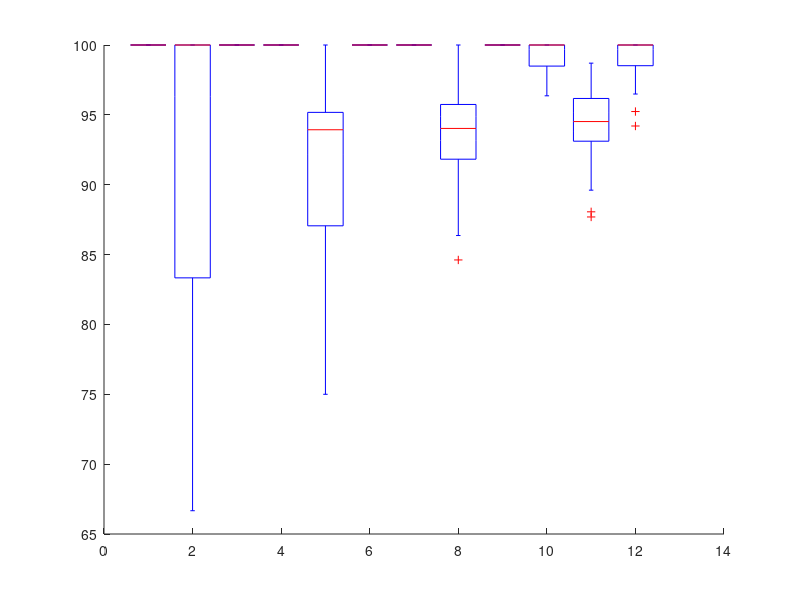

MATLAB code to generate this figure: (Note: this script raises an error after producing the figure.)
% Grouped boxplots of Prec/TPR of results inferred by GIRL1/GSBL
% for ARX dynet models.

% Copyright [2018] <oracleyue>
% Last modified on 04 Sep 2018


clear all; close all

% task setting
% taskSelected = 'mSNRs';
taskSelected = 'mNodes';
solverNameList = {'GIRL1', 'GSBL', 'GSMC'};

resPath = './';
switch taskSelected
  case 'mSNRs'
    p = 10;                     % dim of y
    SNRList = [0 10 20 40];     % signal to noise ratio
    load('convdata_snr.mat');
  case 'mNodes'
    SNR = 10;
    NodeList = [5 10 15 20];
    load('convdata_p.mat');
end


% Multiple Grouped Boxplots

% xlabel for figures
switch taskSelected
  case 'mSNRs'
    xAxisNames = strread(num2str(SNRList), '%s')';
    xLabelName = 'SNR (dB)';
  case 'mNodes'
    xAxisNames = strread(num2str(NodeList), '%s')';
    xLabelName = '#nodes';
end

% group data
dataPrec = []; dataTPR = [];
endIndex = length(xAxisNames)*length(solverNameList);
for indexSolver = 1:length(solverNameList)
    dataPrec= [dataPrec cPrec{indexSolver}];
    dataTPR= [dataTPR cTPR{indexSolver}];
end
% % specific for length(solverNameList) == 2
% indexReshape = [1:1:endIndex/2; endIndex/2+1:1:endIndex];
% specific for length(solverNameList) == 3
indexReshape = [1:1:endIndex/3;
                endIndex/3+1:1:endIndex/3*2;
                endIndex/3*2+1:1:endIndex];
indexReshape = reshape(indexReshape, 1, []);
dataPrec = dataPrec(:,indexReshape);
dataTPR = dataTPR(:,indexReshape);

% option variable for boxplot
innerSpace = .5;
% % specific for length(solverNameList) == 2
% pairSpace = innerSpace + 1;
% positions = (1:pairSpace:1+pairSpace*(length(xAxisNames)-1))';
% positions = [positions positions+innerSpace];
% specific for length(solverNameList) == 3
pairSpace = innerSpace*2 + 1;
positions = (1:pairSpace:1+pairSpace*(length(xAxisNames)-1))';
positions = [positions positions+innerSpace positions+2*innerSpace];
xTickPositions = reshape(positions', 1, []);
groupPositions = mean(positions, 2);

% figure name
if ~exist('figNamePrefix')
    figName = [resPath taskSelected];
end

% setup colormap
colorTable = colormap('lines');
colorSelected = colorTable(1:3, :);
color = repmat(colorSelected, length(xAxisNames), 1);
close

% Figure 1: type-I error
% fig_hl = figure('visible', 'off');
fig_hl = figure(1);
set(fig_hl, 'units', 'inches', 'position',[9.4306 11.2778 7.4722 2.2917])

bp_hl = boxplot(dataPrec, 'position', xTickPositions);

xlabel(xLabelName);
ylabel('Prec (%)');
set(gca,'xtick', groupPositions);
set(gca,'xticklabel', xAxisNames);

% color = repmat('br', 1,4);
box_hl = findobj(gca,'Tag','Box');
for j=1:length(box_hl)
   patch(get(box_hl(j),'XData'),get(box_hl(j),'YData'), color(j,:),...
         'FaceAlpha',.8);
   set(bp_hl(6,j), 'color', [0 0 0]);  %'linewidth'
end

boxch_hl = get(gca, 'Children');
lg_hl = legend(boxch_hl(1:3), solverNameList);
set(lg_hl, 'location', 'southeast');

save_fig([figName '_Prec.pdf'], fig_hl);


% Figure 2: type-II error
% fig_hl = figure('visible', 'off');
fig_hl = figure(2);
set(fig_hl, 'units', 'inches', 'position',[9.4306 11.2778 7.4722 2.2917])

bp_hl = boxplot(dataTPR, 'position', xTickPositions);

xlabel(xLabelName);
ylabel('TPR (%)');
set(gca,'xtick', groupPositions);
set(gca,'xticklabel', xAxisNames);

% color = repmat('br', 1,4);
box_hl = findobj(gca,'Tag','Box');
for j=1:length(box_hl)
   patch(get(box_hl(j),'XData'),get(box_hl(j),'YData'),color(j,:),...
         'FaceAlpha',.8);
   set(bp_hl(6,j), 'color', [0 0 0]);
end

boxch_hl = get(gca, 'Children');
lg_hl = legend(boxch_hl(1:3), solverNameList);
set(lg_hl, 'location', 'southeast');

save_fig([figName '_TPR.pdf'], fig_hl);
